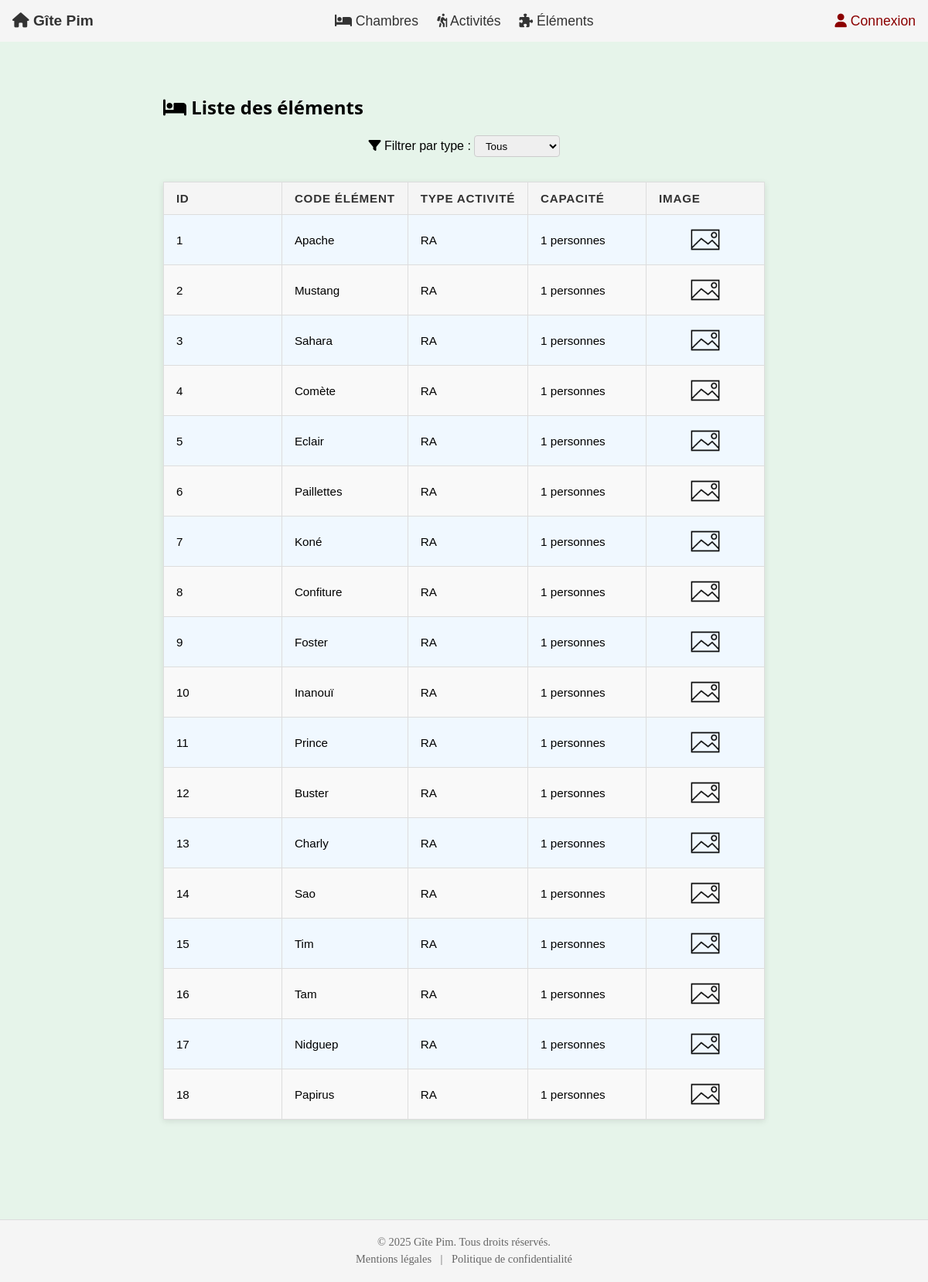
The app's page /element with its own data.
### tables this page shows
CREATE TABLE element (
    id INT AUTO_INCREMENT PRIMARY KEY,
    code_element VARCHAR(20) UNIQUE NOT NULL,    
    type_activite VARCHAR(2) NOT NULL, 
    capacite INT CHECK (capacite BETWEEN 1 and 10),
    chemin_image VARCHAR(255)
);

### App/Controllers/ElementController.php (called while the page is built, shortened)
<?php
class ElementController
{
    public function index()
    {
        $model = new Element();
        $listeElements = $model->getAll();
        require_once __DIR__ . '/../Views/element/index.php';
    }
}

### public/index.php (called while the page is built, shortened)
<?php
spl_autoload_register(function ($class) {
    $classPath = str_replace('\\', DIRECTORY_SEPARATOR, $class);
    $file = __DIR__ . '/../' . $classPath . '.php';
});
$router = new Router();
$router->dispatch($_SERVER['REQUEST_URI']);

### App/Core/Database.php (called while the page is built, shortened)
<?php
class Database
{
    protected static $db;
    public function __construct()
    {
        if (!self::$db) {
            try {
                self::$db = new PDO('mysql:host=' . DB_HOST . ';dbname=' . DB_NAME, DB_USER, DB_PASS);
                self::$db->setAttribute(PDO::ATTR_ERRMODE, PDO::ERRMODE_EXCEPTION);
                self::$db->exec('SET NAMES utf8');
            } catch (\PDOException $e) {
                die('Erreur connexion BDD : ' . $e->getMessage());
            }
        }
    }
    protected function db()
    {
        return self::$db;
    }
}

### App/Models/Element.php (called while the page is built, shortened)
<?php
class Element extends Database
{
    public function getAll(): array
    {
        $stmt = $this->db()->query('SELECT * FROM element');
        return $stmt->fetchAll(PDO::FETCH_ASSOC);
    }
}

### App/Views/element/index.php (the view, shortened to what this page needs)
<?php
    include __DIR__ . '/../partials/header.php';
    include __DIR__ . '/../partials/navbar.php';
?>
<main class="main-content">
    <h2><i class="fas fa-bed"></i> Liste des éléments</h2>
    <div class="filtre-container">
        <label for="filtre-tab"><i class="fas fa-filter"></i> Filtrer par type :</label>
        <select id="filtre-tab">
            <option value="">Tous</option>
        </select>
    </div>
    <table class="tableaux">
        <thead>
            <tr>
                <th>ID</th>
                <th>Code élément</th>
                <th>Type activité</th>
                <th>Capacité</th>
                <th>Image</th>
            </tr>
        </thead>
        <tbody>
            <?php foreach ($listeElements as $element): ?>
                <tr>
                    <td><?= htmlspecialchars($element['id']) ?></td>
                    <td><?= htmlspecialchars($element['code_element']) ?></td>
                    <td><?= htmlspecialchars($element['type_activite']) ?></td>
                    <td><?= $element['capacite'] ?> personnes</td>
                    <td class="table-image-cell">
                        <?php if (!empty($element['chemin_image'])): ?>
                            <img src="<?= htmlspecialchars(BASE_URL . 'assets/element/' . $element['chemin_image']) ?>" alt="Image de <?= htmlspecialchars($element['code_element']) ?>">
                        <?php else: ?>
                            <img src="<?= BASE_URL ?>assets/default-image.png" alt="Image par défaut">
                        <?php endif; ?>
                    </td>
                </tr>
            <?php endforeach; ?>
        </tbody>
    </table>
</main>
<?php include __DIR__ . '/../partials/footer.php'; ?>

### App/Core/Router.php (shortened to what this page needs)
<?php
class Router
{
    public function dispatch($uri)
    {
        $uri = parse_url($uri, PHP_URL_PATH);
        $uri = trim($uri, '/');
        $segments       = explode('/', $uri);
        $controllerName = !empty($segments[0]) ? ucfirst($segments[0]) . 'Controller' : 'HomeController';
        $methodName     = $segments[1] ?? 'index';
        $params         = array_slice($segments, 2);
        $controllerClass = 'App\\Controllers\\' . $controllerName;
        $controllerFile  = __DIR__ . '/../Controllers/' . $controllerName . '.php';
        if (file_exists($controllerFile)) {
            if (class_exists($controllerClass)) {
                $controller = new $controllerClass();
                if (method_exists($controller, $methodName)) {
                    call_user_func_array([$controller, $methodName], $params);
                    return;
                }
            }
        }
    }
}

### App/Views/partials/header.php (shortened to what this page needs)
<!DOCTYPE html>
<html lang="fr">
<head>
    <link rel="stylesheet" href="<?= BASE_URL ?>assets/style.css">
    <link rel="stylesheet" href="https://cdnjs.cloudflare.com/ajax/libs/font-awesome/6.5.0/css/all.min.css">
</head>
<body>

### App/Views/partials/navbar.php
<nav>
    <div class="nav-logo">
        <a href="<?= BASE_URL ?>">
            <i class="fas fa-home"></i> Gîte Pim
        </a>
    </div>
    <div class="nav-links">
        <a href="<?= BASE_URL ?>chambre">
            <i class="fas fa-bed"></i> Chambres
        </a>
        <a href="<?= BASE_URL ?>activite">
            <i class="fas fa-person-hiking"></i> Activités
        </a>
        <a href="<?= BASE_URL ?>element">
            <i class="fas fa-puzzle-piece"></i> Éléments
        </a>
    </div>
    <div class="nav-auth">
        <a href="<?= BASE_URL ?>auth/login">
            <i class="fas fa-user"></i> Connexion
        </a>
    </div>
</nav>

### App/Views/partials/footer.php
    <footer>
        <p>&copy; <?= date('Y') ?> Gîte Pim. Tous droits réservés.</p>
        <p>
            <a href="<?= BASE_URL ?>mentions-legales">Mentions légales</a> |
            <a href="<?= BASE_URL ?>politique-confidentialite">Politique de confidentialité</a>
        </p>
    </footer>
</body>
<html>

### public/assets/style.css (style rules this page uses)
html, body { height: 100%; margin: 0; padding: 0; }
body { display: flex; flex-direction: column; min-height: 100vh; background-color: #e6f4ea; }
main { flex: 1 0 auto; }
nav { display: flex; align-items: center; justify-content: space-between; padding: 1rem; background-color: #f5f5f5; font-family: sans-serif; }
nav div a { text-decoration: none; color: #333; font-size: 1.1em; }
.nav-logo a { font-weight: bold; font-size: 1.2em; }
.nav-links { display: flex; gap: 1.5rem; }
.nav-auth a { color: darkred; }
.tableaux { margin: 2rem auto; border-collapse: collapse; width: auto; max-width: 90%; font-family: Arial, sans-serif; font-size: 0.95rem; background-color: #fdfdfd; box-shadow: 0 2px 8px rgba(0, 0, 0, 0.1); }
.tableaux th, .tableaux td { border: 1px solid #ddd; padding: 12px 16px; text-align: left; min-width: 120px; white-space: nowrap; }
.tableaux thead { background-color: #f5f5f5; color: #333; text-transform: uppercase; letter-spacing: 0.05em; }
.tableaux tbody tr:nth-child(even) { background-color: #f9f9f9; }
.tableaux tbody tr:nth-child(odd) { background-color: #f0f8ff; }
.table-image-cell img { max-height: 40px; object-fit: contain; display: block; margin: 0 auto; background-color: transparent; }
.filtre-container { margin: 1rem auto; text-align: center; font-family: sans-serif; }
.filtre-container select { padding: 0.3rem 0.6rem; border-radius: 4px; border: 1px solid #ccc; }
footer { flex-shrink: 0; background-color: #f5f5f5; padding: 1rem 2rem; text-align: center; font-size: 0.9rem; color: #666; border-top: 1px solid #ddd; margin-top: 3rem; }
footer p { margin: 0.3rem 0; }
footer a { color: #666; text-decoration: none; margin: 0 0.5rem; }
.main-content { padding: 3rem 2rem; font-family: 'Segoe UI', Tahoma, Geneva, Verdana, sans-serif; margin: auto; }

### records on screen
element: id "1", code_element "Apache", type_activite "RA", capacite "1"
element: id "2", code_element "Mustang", type_activite "RA", capacite "1"
element: id "3", code_element "Sahara", type_activite "RA", capacite "1"
element: id "4", code_element "Comète", type_activite "RA", capacite "1"
element: id "5", code_element "Eclair", type_activite "RA", capacite "1"
element: id "6", code_element "Paillettes", type_activite "RA", capacite "1"
element: id "7", code_element "Koné", type_activite "RA", capacite "1"
element: id "8", code_element "Confiture", type_activite "RA", capacite "1"
element: id "9", code_element "Foster", type_activite "RA", capacite "1"
element: id "10", code_element "Inanouï", type_activite "RA", capacite "1"
element: id "11", code_element "Prince", type_activite "RA", capacite "1"
element: id "12", code_element "Buster", type_activite "RA", capacite "1"
element: id "13", code_element "Charly", type_activite "RA", capacite "1"
element: id "14", code_element "Sao", type_activite "RA", capacite "1"
element: id "15", code_element "Tim", type_activite "RA", capacite "1"
element: id "16", code_element "Tam", type_activite "RA", capacite "1"
element: id "17", code_element "Nidguep", type_activite "RA", capacite "1"
element: id "18", code_element "Papirus", type_activite "RA", capacite "1"
